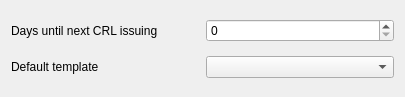
<?xml version="1.0" encoding="UTF-8"?>
<ui version="4.0">
 <class>CaProperties</class>
 <widget class="QWidget" name="Form">
  <property name="geometry">
   <rect>
    <x>0</x>
    <y>0</y>
    <width>405</width>
    <height>97</height>
   </rect>
  </property>
  <property name="windowTitle">
   <string>Form</string>
  </property>
  <layout class="QGridLayout" name="gridLayout">
   <item row="0" column="0">
    <widget class="QLabel" name="label">
     <property name="text">
      <string>Days until next CRL issuing</string>
     </property>
    </widget>
   </item>
   <item row="0" column="1">
    <widget class="QSpinBox" name="days"/>
   </item>
   <item row="1" column="0">
    <widget class="QLabel" name="label_2">
     <property name="text">
      <string>Default template</string>
     </property>
    </widget>
   </item>
   <item row="1" column="1">
    <widget class="itemComboTemp" name="temp"/>
   </item>
  </layout>
 </widget>
 <customwidgets>
  <customwidget>
   <class>itemComboTemp</class>
   <extends>QComboBox</extends>
   <header>widgets/item_combo.h</header>
  </customwidget>
 </customwidgets>
 <resources/>
 <connections/>
</ui>
